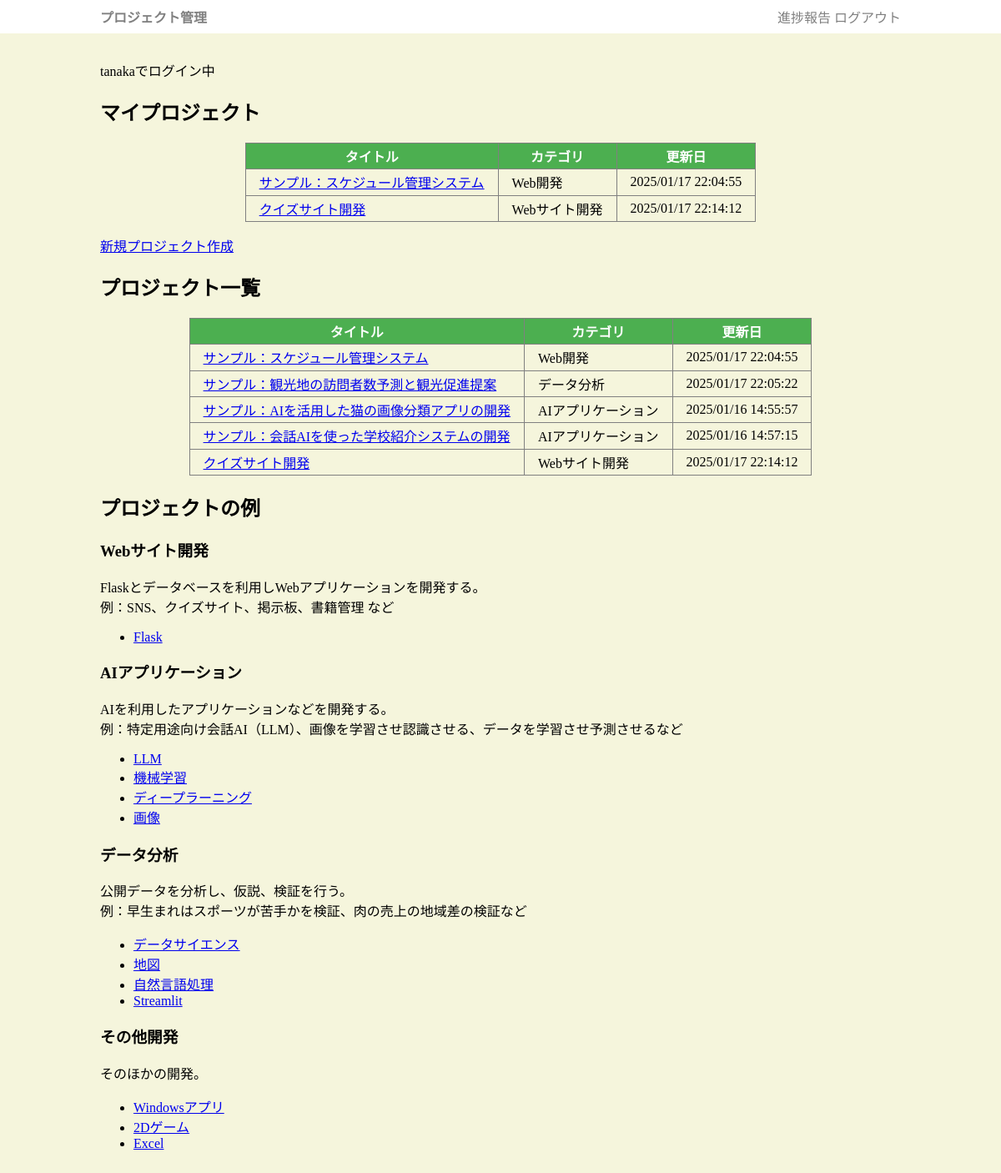
/ (signed in), run on an earlier commit of the app's database.
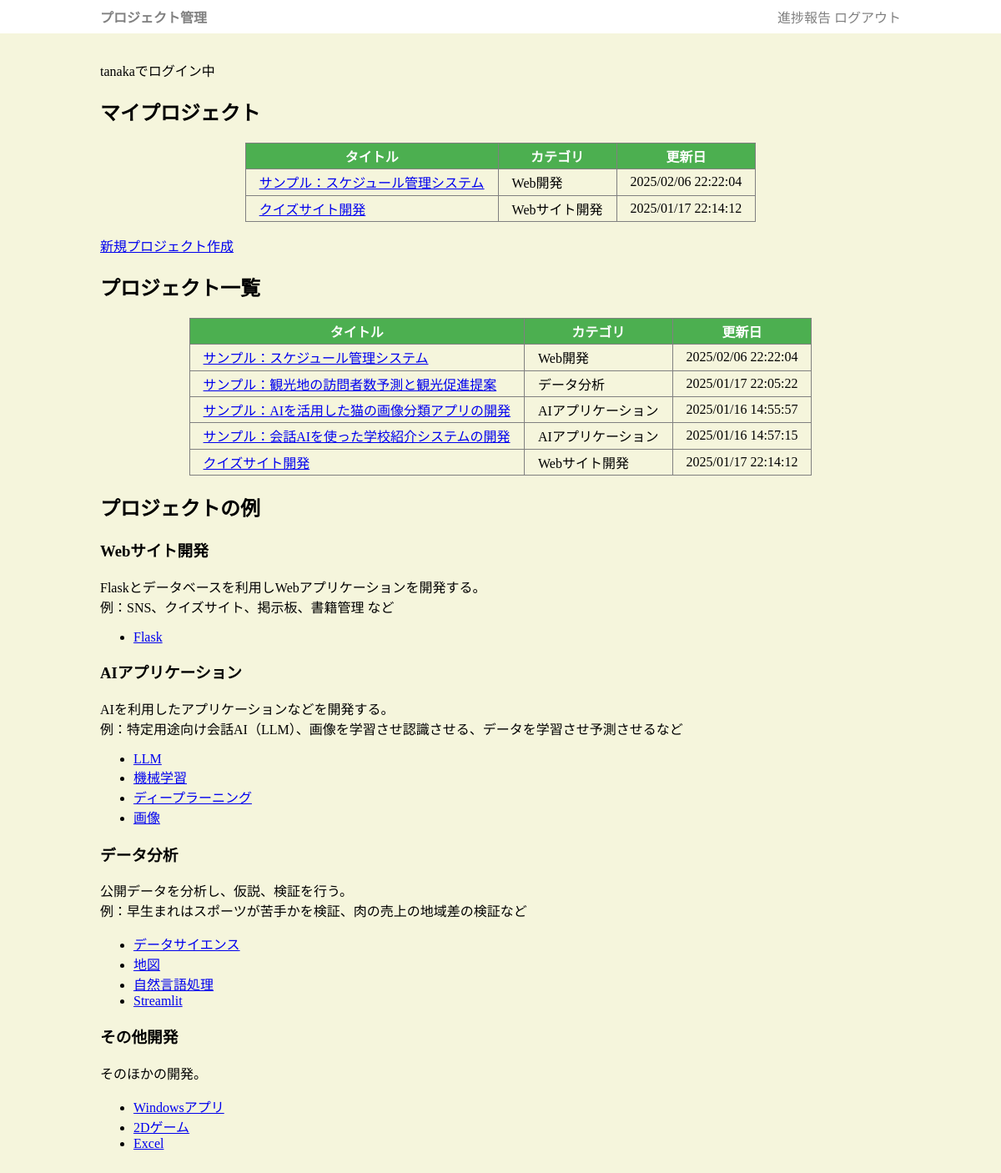
And on a later commit of the database.
### app.py (models this page shows, shortened)
class Member(db.Model):
    mid = db.Column(db.Integer, primary_key=True)
    pid = db.Column(db.Integer, db.ForeignKey("project.pid"))
    uid = db.Column(db.Integer, db.ForeignKey("user.uid"))

class Project(db.Model):
    pid = db.Column(db.Integer, primary_key=True)
    title = db.Column(db.String(255))
    category = db.Column(db.String(255))
    desc = db.Column(db.String(65545))
    updated_at = db.Column(db.DateTime, default=datetime.now)
    comment = db.Column(db.String(65545))
    member = db.relationship('Member', backref='project', lazy=True)
    plan = db.relationship('Plan', backref='project', lazy=True)

### app.py (the view)
@app.get('/')
def index():
    if "uid" not in session:
        return redirect("/login")
    rows = Project.query.all()
    user =  User.query.get_or_404(session['uid'])
    return render_template("index.html", rows=rows, user=user)

### templates/index.html (shortened to what this page needs)
{% extends "base.html" %}
{% block main %}
    <p>{{user.uname}}でログイン中</p>
    <h2>マイプロジェクト</h2>
    {% if user.member %}
        <table class="plist">
        <tr><th>タイトル</th><th>カテゴリ</th><th>更新日</th></tr>
        {% for m in user.member %}
        <tr>
            <td class="title"><a href="/project/{{m.project.pid}}">{{m.project.title}}</a></div>
            <td class="category">{{m.project.category}}</a></div>
            <td class="hi">{{m.project.updated_at.strftime('%Y/%m/%d %H:%M:%S')}}</div>
        </tr>
        {% endfor %}
        </table>
        <p><a href="/project_add" class="btn">新規プロジェクト作成</a></p>
    {% else %}
    <div>
        <p>プロジェクトに参加していません。新規プロジェクトを作成するか、既存のプロジェクトのメンバーに参加を申し入れてください。</p>
        <p><a href="/project_add" class="btn">新規プロジェクト作成</a></p>
    </div>
    {% endif %}
    <h2>プロジェクト一覧</h2>
    <table class="plist">
        <tr><th>タイトル</th><th>カテゴリ</th><th>更新日</th></tr>
        {% for r in rows %}
        <tr>
            <td class="title"><a href="/project/{{r.pid}}">{{r.title}}</a></div>
            <td class="category">{{r.category}}</a></div>
            <td class="hi">{{r.updated_at.strftime('%Y/%m/%d %H:%M:%S')}}</div>
        </tr>
        {% endfor %}
    </table>
    <h2>プロジェクトの例</h2>
    <h3>Webサイト開発</h3>
    <p>Flaskとデータベースを利用しWebアプリケーションを開発する。<br>
    例：SNS、クイズサイト、掲示板、書籍管理 など</p>
    <ul>
    <li><a href="http://www.dicre.com/python/flask/">Flask</a></li>
    </ul>
    <h3>AIアプリケーション</h3>
    <p>AIを利用したアプリケーションなどを開発する。<br>
    例：特定用途向け会話AI（LLM）、画像を学習させ認識させる、データを学習させ予測させるなど</p>
    <ul>
    <li><a href="http://www.dicre.com/python/llm/">LLM</a></li>
    <li><a href="http://www.dicre.com/python/ml/">機械学習</a></li>
    <li><a href="http://www.dicre.com/python/deep/">ディープラーニング</a></li>
    <li><a href="http://www.dicre.com/python/image.html">画像</a></li>
    </ul>
    <h3>データ分析</h3>
    <p>公開データを分析し、仮説、検証を行う。<br>
    例：早生まれはスポーツが苦手かを検証、肉の売上の地域差の検証など</p>
    <ul>
    <li><a href="http://www.dicre.com/python/ds">データサイエンス</a></li>
    <li><a href="http://www.dicre.com/python/map/">地図</a></li>
    <li><a href="http://www.dicre.com/python/nlp/">自然言語処理</a></li>
    <li><a href="http://www.dicre.com/python/streamlit/">Streamlit</a></li>
    </ul>
    <h3>その他開発</h3>
    <p>そのほかの開発。</p>
    <ul>
    <li><a href="http://www.dicre.com/python/gui.html">Windowsアプリ</a></li>
    <li><a href="http://www.dicre.com/python/pygame/">2Dゲーム</a></li>
    <li><a href="http://www.dicre.com/python/pyexcel.html">Excel</a></li>
    </ul>
{% endblock %}

What changed in the data, as far as the page shows it:
changed through a linked row, Member "サンプル：スケジュール管理システム": project.updated_at "2025/01/17 22:04:55" → "2025/02/06 22:22:04"
changed Project "サンプル：スケジュール管理システム": updated_at "2025/01/17 22:04:55" → "2025/02/06 22:22:04"
